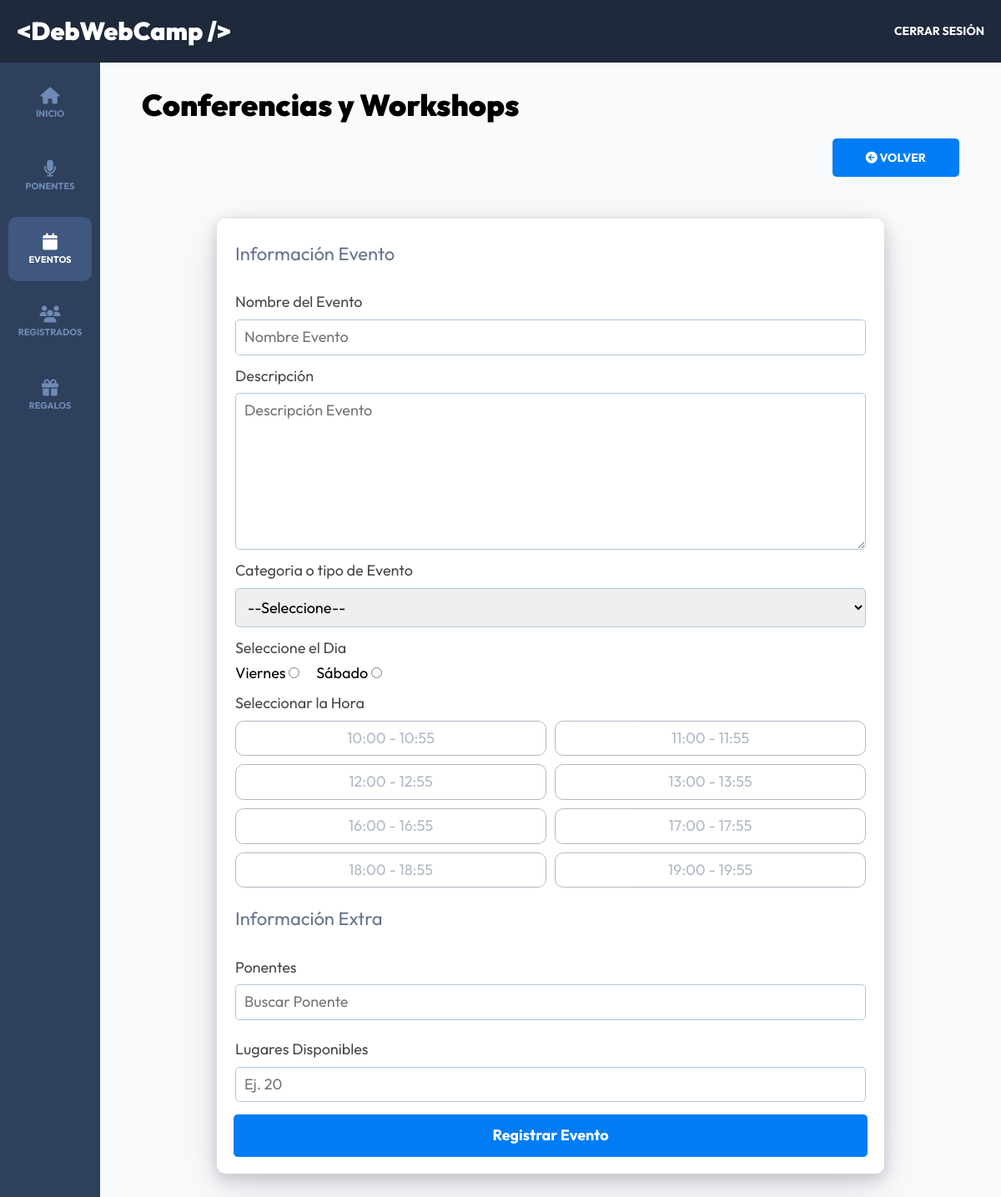
The page /admin/eventos/crear (signed in) on the database its author committed.
### tables this page shows
CREATE TABLE `dias` (
  `id` int NOT NULL,
  `nombre` varchar(15) DEFAULT NULL
);

CREATE TABLE `horas` (
  `id` int NOT NULL,
  `hora` varchar(13) DEFAULT NULL
);

### controllers/EventosController.php (called while the page is built, shortened)
<?php
class EventosController
{
    public static function crear(Router $router)
    {
        $alertas = [];
        $categorias = Categoria::all('ASC');
        $dias = Dia::all('ASC');
        $horas = Hora::all('ASC');
        $evento = new Evento;
        $router->render('admin/eventos/crear', [
            'titulo' => 'Conferencias y Workshops',
            'alertas' => $alertas,
            'categorias' => $categorias,
            'dias' => $dias,
            'horas' => $horas,
            'evento' => $evento,
        ]);
    }
}

### public/index.php (called while the page is built, shortened)
<?php
$router = new Router();
$router->get('/login', [AuthController::class, 'login']);
$router->post('/login', [AuthController::class, 'login']);
$router->post('/logout', [AuthController::class, 'logout']);
$router->get('/registro', [AuthController::class, 'registro']);
$router->post('/registro', [AuthController::class, 'registro']);
$router->get('/olvide', [AuthController::class, 'olvide']);
$router->post('/olvide', [AuthController::class, 'olvide']);
$router->get('/reestablecer', [AuthController::class, 'reestablecer']);
$router->post('/reestablecer', [AuthController::class, 'reestablecer']);
$router->get('/mensaje', [AuthController::class, 'mensaje']);
$router->get('/confirmar-cuenta', [AuthController::class, 'confirmar']);
$router->get('/admin/dashboard', [DashboardController::class, 'index']);
$router->get('/admin/ponentes', [PonentesController::class, 'index']);
$router->get('/admin/ponentes/crear', [PonentesController::class, 'crear']);
$router->post('/admin/ponentes/crear', [PonentesController::class, 'crear']);
$router->get('/admin/ponentes/editar', [PonentesController::class, 'editar']);
$router->post('/admin/ponentes/editar', [PonentesController::class, 'editar']);
$router->post('/admin/ponentes/eliminar', [PonentesController::class, 'eliminar']);
$router->get('/admin/eventos', [EventosController::class, 'index']);
$router->get('/admin/eventos/crear', [EventosController::class, 'crear']);
$router->post('/admin/eventos/crear', [EventosController::class, 'crear']);
$router->get('/admin/eventos/editar', [EventosController::class, 'editar']);
$router->post('/admin/eventos/editar', [EventosController::class, 'editar']);
$router->post('/admin/eventos/eliminar', [EventosController::class, 'eliminar']);
$router->get('/api/eventos-horario', [APIEventos::class, 'index']);
$router->get('/api/ponentes', [APIPonentes::class, 'index']);
$router->get('/api/ponente', [APIPonentes::class, 'ponente']);
$router->get('/admin/registrados', [RegistradosController::class, 'index']);
$router->get('/admin/regalos', [RegalosController::class, 'index']);
$router->get('/finalizar-registro', [RegistroController::class, 'crear']);
$router->post('/finalizar-registro/gratis', [RegistroController::class, 'gratis']);
$router->post('/finalizar-registro/pagar', [RegistroController::class, 'pagar']);
$router->get('/finalizar-registro/conferencias', [RegistroController::class, 'conferencias']);
$router->get('/boleto', [RegistroController::class, 'boleto']);
$router->get('/',[PaginasController::class, 'index']);
$router->get('/devwebcamp',[PaginasController::class, 'evento']);
$router->get('/paquetes',[PaginasController::class, 'paquetes']);
$router->get('/workshops-conferencias',[PaginasController::class, 'conferencias']);
$router->get('/404',[PaginasController::class, 'error']);
$router->comprobarRutas();

### models/Evento.php (called while the page is built, shortened)
<?php
class Evento extends ActiveRecord
{
    public function __construct($args = [])
    {
        $this->nombre = $args['nombre'] ?? '';
        $this->disponibles = $args['disponibles'] ?? '';
        $this->dia_id = $args['dia_id'] ?? '';
    }
}

### models/ActiveRecord.php (called while the page is built, shortened)
<?php
class ActiveRecord
{
    protected static $db;
    protected static $tabla = '';
    public static function setDB($database)
    {
        self::$db = $database;
    }
    public static function consultarSQL($query)
    {
        $resultado = self::$db->query($query);
        $array = [];
        while ($registro = $resultado->fetch_assoc()) {
            $array[] = static::crearObjeto($registro);
        }
        return $array;
    }
    protected static function crearObjeto($registro)
    {
        $objeto = new static;
        foreach ($registro as $key => $value) {
            if (property_exists($objeto, $key)) {
                $objeto->$key = $value;
            }
        }
        return $objeto;
    }
    public static function all($orden = 'DESC')
    {
        $query = "SELECT * FROM " . static::$tabla . " ORDER BY id $orden";
        $resultado = self::consultarSQL($query);
        return $resultado;
    }
}

### views/admin/eventos/formulario.php (the view, shortened to what this page needs)
<fieldset class="formulario__fieldset">
    <legend class="formulario__legend">Información Evento</legend>
    <div class="formulario__campo">
        <label class="formulario__label" for="nombre">Nombre del Evento</label>
        <input type="text" class="formulario__input" id="nombre" name="nombre" placeholder="Nombre Evento" value="<?php echo $evento->nombre; ?>">
    </div>
    <div class="formulario__campo">
        <label class="formulario__label" for="descripcion">Descripción</label>
        <textarea class="formulario__input" id="descripcion" name="descripcion" placeholder="Descripción Evento" rows="8"><?php echo $evento->descripcion; ?></textarea>
    </div>
    <div class="formulario__campo">
        <label for="descripcion" class="formulario__label">Categoria o tipo de Evento</label>
        <select class="formulario__select" id="categoria" name="categoria_id">
            <option value="" selected disabled>--Seleccione--</option>
        </select>
    </div>
    <div class="formulario__campo">
        <label for="descripcion" class="formulario__label">Seleccione el Dia</label>
        <div class="formulario__radio">
            <?php foreach ($dias as $dia) { ?>
                <div>
                    <label for="<?php echo strtolower($dia->nombre); ?>"><?php echo $dia->nombre; ?></label>
                    <input
                        type="radio"
                        id="<?php echo strtolower($dia->nombre); ?>"
                        name="dia"
                        value="<?php echo $dia->id; ?>"
                        <?php echo ($evento->dia_id === $dia->id) ? 'checked' :'' ?>
                    >
                </div>
            <?php } ?>
        </div>
    </div>
    <div id="horas" class="formulario__campo">
        <label class="formulario__label" for="">Seleccionar la Hora</label>
        <ul id="horas" class="horas">
            <?php foreach ($horas as $hora) { ?>
                <li data-hora-id="<?php echo $hora->id; ?>" class="horas__hora horas__hora--deshabilitada "><?php echo $hora->hora; ?></li>
            <?php } ?>
        </ul>
    </div>
</fieldset>
<fieldset class="formulario__fieldset">
    <legend class="formulario__legend">Información Extra</legend>
    <div class="formulario__campo">
        <label for="ponentes" class="formulario__label">Ponentes</label>
        <input type="text" class="formulario__input" id="ponentes" placeholder="Buscar Ponente">
    </div>
    <div class="formulario__campo">
        <label for="disponibles" class="formulario__label">Lugares Disponibles</label>
        <input type="number" min="1" class="formulario__input" id="disponibles" name="disponibles" placeholder="Ej. 20" value="<?php echo $evento->disponibles; ?>">
    </div>
</fieldset>

### public/build/css/app.css (style rules this page uses)
html { line-height: 1.15; -webkit-text-size-adjust: 100%; }
body { margin: 0; }
button, input, optgroup, select, textarea { font-family: inherit; font-size: 100%; line-height: 1.15; margin: 0; }
button, input { overflow: visible; }
button, select { text-transform: none; }
fieldset { padding: 0.35em 0.75em 0.625em; }
legend { box-sizing: border-box; color: inherit; display: table; max-width: 100%; padding: 0; white-space: normal; }
textarea { overflow: auto; }
[type=checkbox], [type=radio] { box-sizing: border-box; padding: 0; }
html { font-size: 62.5%; box-sizing: border-box; height: 100%; }
*, *:before, *:after { box-sizing: inherit; }
body { font-family: "Outfit", sans-serif; font-size: 1.8rem; }
.formulario__fieldset { border: none; margin-top: 1rem; padding: 0; }
.formulario__legend { color: #64748B; font-size: 2.2rem; margin-bottom: 2rem; }
.formulario__campo { display: flex; flex-direction: column; gap: 1rem; margin: 1.5rem 0; }
.formulario__label { display: block; font-size: 1.8rem; color: rgba(26, 27, 21, 0.8); }
.formulario__input, .formulario__input--sociales, .formulario__select--sociales, .formulario__select { padding: 1rem; border: 1px solid #b1c7dd; border-radius: 0.5rem; width: 100%; }
.formulario__radio { display: flex; gap: 2rem; }
.horas { margin: 0; padding: 0; list-style: none; display: grid; gap: 1rem; grid-template-columns: repeat(1, 1fr); }
@media (min-width: 768px) { .horas { display: grid; gap: 1rem; grid-template-columns: repeat(2, 1fr); } }
.horas__hora, .horas__hora--deshabilitada, .horas__hora--seleccionada { color: #007df4; border: 1px solid #007df4; border-radius: 1rem; padding: 1rem; text-align: center; }
.horas__hora--deshabilitada { border: 1px solid #64748B; color: #64748B; opacity: 0.5; }
.dashboard { height: 100%; display: flex; flex-direction: column; background-color: #F8FAFC; }

### rows shown on the page
dias: nombre "Viernes", dia "☐ Viernes"
dias: nombre "Sábado", dia "☐ Sábado"
horas: hora "10:00 - 10:55"
horas: hora "11:00 - 11:55"
horas: hora "12:00 - 12:55"
horas: hora "13:00 - 13:55"
horas: hora "16:00 - 16:55"
horas: hora "17:00 - 17:55"
horas: hora "18:00 - 18:55"
horas: hora "19:00 - 19:55"

### other values the page prints
$titulo "Conferencias y Workshops"
